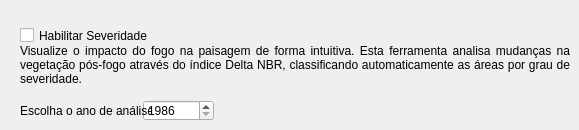
     <widget class="QWidget" name="Fire_Severity">
      <attribute name="title">
       <string>Severidade</string>
      </attribute>
      <widget class="QCheckBox" name="check_fire_severity">
       <property name="enabled">
        <bool>true</bool>
       </property>
       <property name="geometry">
        <rect>
         <x>20</x>
         <y>20</y>
         <width>251</width>
         <height>31</height>
        </rect>
       </property>
       <property name="font">
        <font>
         <strikeout>false</strikeout>
         <stylestrategy>PreferDefault</stylestrategy>
         <kerning>false</kerning>
        </font>
       </property>
       <property name="mouseTracking">
        <bool>true</bool>
       </property>
       <property name="contextMenuPolicy">
        <enum>Qt::DefaultContextMenu</enum>
       </property>
       <property name="acceptDrops">
        <bool>false</bool>
       </property>
       <property name="layoutDirection">
        <enum>Qt::LeftToRight</enum>
       </property>
       <property name="autoFillBackground">
        <bool>false</bool>
       </property>
       <property name="inputMethodHints">
        <set>Qt::ImhNone</set>
       </property>
       <property name="text">
        <string>Habilitar Severidade</string>
       </property>
       <property name="checked">
        <bool>false</bool>
       </property>
       <property name="tristate">
        <bool>false</bool>
       </property>
      </widget>
      <widget class="QSpinBox" name="FireSeverityYear">
       <property name="geometry">
        <rect>
         <x>143</x>
         <y>100</y>
         <width>71</width>
         <height>21</height>
        </rect>
       </property>
       <property name="minimum">
        <number>1986</number>
       </property>
       <property name="maximum">
        <number>2999</number>
       </property>
       <property name="value">
        <number>1986</number>
       </property>
      </widget>
      <widget class="QLabel" name="Selecioneanoaseguir_6">
       <property name="geometry">
        <rect>
         <x>20</x>
         <y>100</y>
         <width>131</width>
         <height>21</height>
        </rect>
       </property>
       <property name="text">
        <string>Escolha o ano de análise:</string>
       </property>
       <property name="alignment">
        <set>Qt::AlignLeading|Qt::AlignLeft|Qt::AlignVCenter</set>
       </property>
      </widget>
      <widget class="QLabel" name="check_fire_severity_description">
       <property name="geometry">
        <rect>
         <x>20</x>
         <y>40</y>
         <width>550</width>
         <height>51</height>
        </rect>
       </property>
       <property name="text">
        <string>&lt;html&gt;&lt;head/&gt;&lt;body&gt;&lt;p&gt;Visualize o impacto do fogo na paisagem de forma intuitiva. Esta ferramenta analisa mudanças na vegetação pós-fogo através do índice Delta NBR, classificando automaticamente as áreas por grau de severidade.&lt;/p&gt;&lt;/body&gt;&lt;/html&gt;</string>
       </property>
       <property name="alignment">
        <set>Qt::AlignJustify|Qt::AlignVCenter</set>
       </property>
       <property name="wordWrap">
        <bool>true</bool>
       </property>
      </widget>
     </widget>
